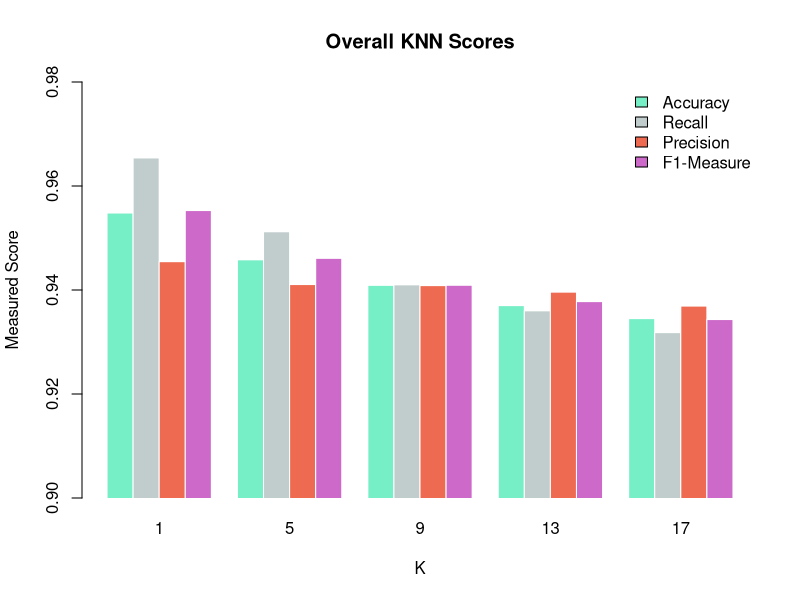

Write R code to recreate this figure.
tab <- read.csv("./knn_test_data/knn_scores.csv",header = FALSE)
colnames(tab) <- c ("1","5","9","13","17")
mat <- as.matrix(tab)
pdf("knn.pdf")
l <- c("Accuracy","Recall","Precision","F1-Measure")

barplot(mat, main ="Overall KNN Scores",col = c("aquamarine2","azure3","coral2","orchid3"),
        beside = TRUE, ylim =c(0.9,0.98), ylab = "Measured Score", xlab = "K",xpd=FALSE,border="white")
legend("topright", legend = l, 
       fill = c("aquamarine2","azure3","coral2","orchid3"), box.lty = 0.5, cex = 1,
)

dev.off()

